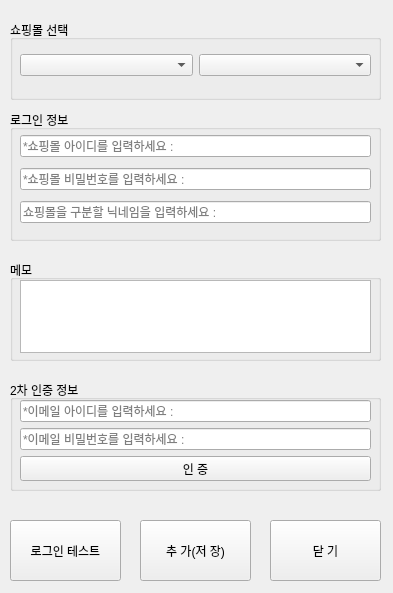
<?xml version="1.0" encoding="UTF-8"?>
<ui version="4.0">
 <class>Form</class>
 <widget class="QWidget" name="Form">
  <property name="windowModality">
   <enum>Qt::NonModal</enum>
  </property>
  <property name="geometry">
   <rect>
    <x>0</x>
    <y>0</y>
    <width>393</width>
    <height>593</height>
   </rect>
  </property>
  <property name="windowTitle">
   <string>Form</string>
  </property>
  <widget class="QPushButton" name="saveBtn">
   <property name="geometry">
    <rect>
     <x>140</x>
     <y>520</y>
     <width>111</width>
     <height>61</height>
    </rect>
   </property>
   <property name="text">
    <string>추 가(저 장)</string>
   </property>
  </widget>
  <widget class="QPushButton" name="closeBtn">
   <property name="geometry">
    <rect>
     <x>270</x>
     <y>520</y>
     <width>111</width>
     <height>61</height>
    </rect>
   </property>
   <property name="text">
    <string>닫 기</string>
   </property>
  </widget>
  <widget class="QPushButton" name="tryloginBtn">
   <property name="geometry">
    <rect>
     <x>10</x>
     <y>520</y>
     <width>111</width>
     <height>61</height>
    </rect>
   </property>
   <property name="text">
    <string>로그인 테스트</string>
   </property>
  </widget>
  <widget class="QGroupBox" name="groupBox">
   <property name="geometry">
    <rect>
     <x>10</x>
     <y>20</y>
     <width>371</width>
     <height>80</height>
    </rect>
   </property>
   <property name="title">
    <string>쇼핑몰 선택</string>
   </property>
   <widget class="QWidget" name="gridLayoutWidget">
    <property name="geometry">
     <rect>
      <x>10</x>
      <y>20</y>
      <width>351</width>
      <height>51</height>
     </rect>
    </property>
    <layout class="QGridLayout" name="gridLayout">
     <item row="1" column="1">
      <widget class="QComboBox" name="selectloginTypeList"/>
     </item>
     <item row="1" column="0">
      <widget class="QComboBox" name="selectmallNameList"/>
     </item>
    </layout>
   </widget>
  </widget>
  <widget class="QGroupBox" name="groupBox_2">
   <property name="geometry">
    <rect>
     <x>10</x>
     <y>110</y>
     <width>371</width>
     <height>131</height>
    </rect>
   </property>
   <property name="title">
    <string>로그인 정보</string>
   </property>
   <widget class="QWidget" name="gridLayoutWidget_2">
    <property name="geometry">
     <rect>
      <x>10</x>
      <y>20</y>
      <width>351</width>
      <height>101</height>
     </rect>
    </property>
    <layout class="QGridLayout" name="gridLayout_2">
     <item row="0" column="0">
      <widget class="QLineEdit" name="">
       <property name="placeholderText">
        <string>*쇼핑몰 아이디를 입력하세요 :</string>
       </property>
      </widget>
     </item>
     <item row="1" column="0">
      <widget class="QLineEdit" name="loginPassLineEdit">
       <property name="echoMode">
        <enum>QLineEdit::Password</enum>
       </property>
       <property name="placeholderText">
        <string>*쇼핑몰 비밀번호를 입력하세요 :</string>
       </property>
      </widget>
     </item>
     <item row="2" column="0">
      <widget class="QLineEdit" name="nickNameLineEdit">
       <property name="echoMode">
        <enum>QLineEdit::Normal</enum>
       </property>
       <property name="placeholderText">
        <string>쇼핑몰을 구분할 닉네임을 입력하세요 :</string>
       </property>
      </widget>
     </item>
    </layout>
   </widget>
  </widget>
  <widget class="QGroupBox" name="groupBox_3">
   <property name="geometry">
    <rect>
     <x>10</x>
     <y>260</y>
     <width>371</width>
     <height>101</height>
    </rect>
   </property>
   <property name="title">
    <string>메모</string>
   </property>
   <widget class="QWidget" name="gridLayoutWidget_4">
    <property name="geometry">
     <rect>
      <x>10</x>
      <y>20</y>
      <width>351</width>
      <height>73</height>
     </rect>
    </property>
    <layout class="QGridLayout" name="gridLayout_4">
     <item row="0" column="0">
      <widget class="QTextEdit" name="textEdit"/>
     </item>
    </layout>
   </widget>
  </widget>
  <widget class="QGroupBox" name="groupBox_4">
   <property name="enabled">
    <bool>true</bool>
   </property>
   <property name="geometry">
    <rect>
     <x>10</x>
     <y>380</y>
     <width>371</width>
     <height>111</height>
    </rect>
   </property>
   <property name="title">
    <string>2차 인증 정보</string>
   </property>
   <widget class="QWidget" name="gridLayoutWidget_5">
    <property name="geometry">
     <rect>
      <x>10</x>
      <y>20</y>
      <width>351</width>
      <height>81</height>
     </rect>
    </property>
    <layout class="QGridLayout" name="gridLayout_5">
     <item row="0" column="0">
      <widget class="QLineEdit" name="emailIdLineEdit">
       <property name="placeholderText">
        <string>*이메일 아이디를 입력하세요 :</string>
       </property>
      </widget>
     </item>
     <item row="1" column="0">
      <widget class="QLineEdit" name="emailPassLineEdit_3">
       <property name="echoMode">
        <enum>QLineEdit::Password</enum>
       </property>
       <property name="placeholderText">
        <string>*이메일 비밀번호를 입력하세요 :</string>
       </property>
      </widget>
     </item>
     <item row="2" column="0">
      <widget class="QPushButton" name="pushButton">
       <property name="text">
        <string>인 증</string>
       </property>
      </widget>
     </item>
    </layout>
   </widget>
  </widget>
 </widget>
 <resources/>
 <connections/>
</ui>
